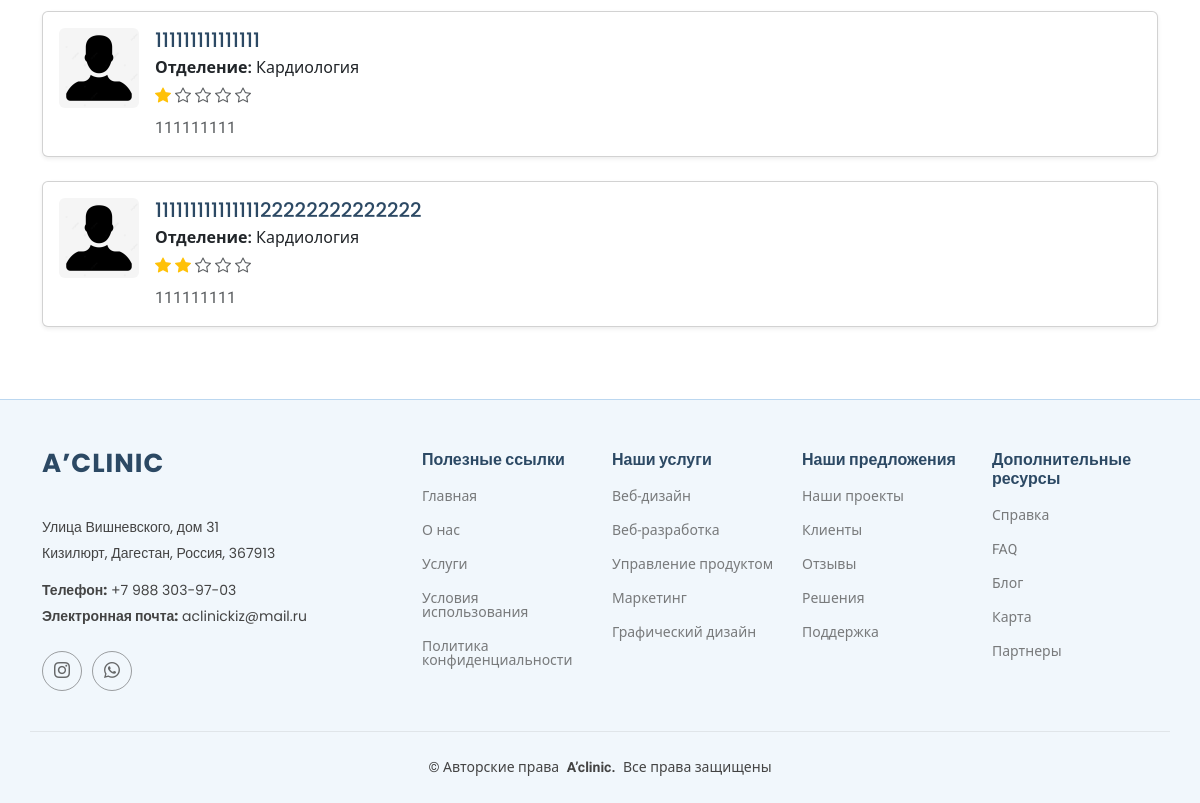
/testimonials/ (lower part), run on an earlier commit of the app's database.
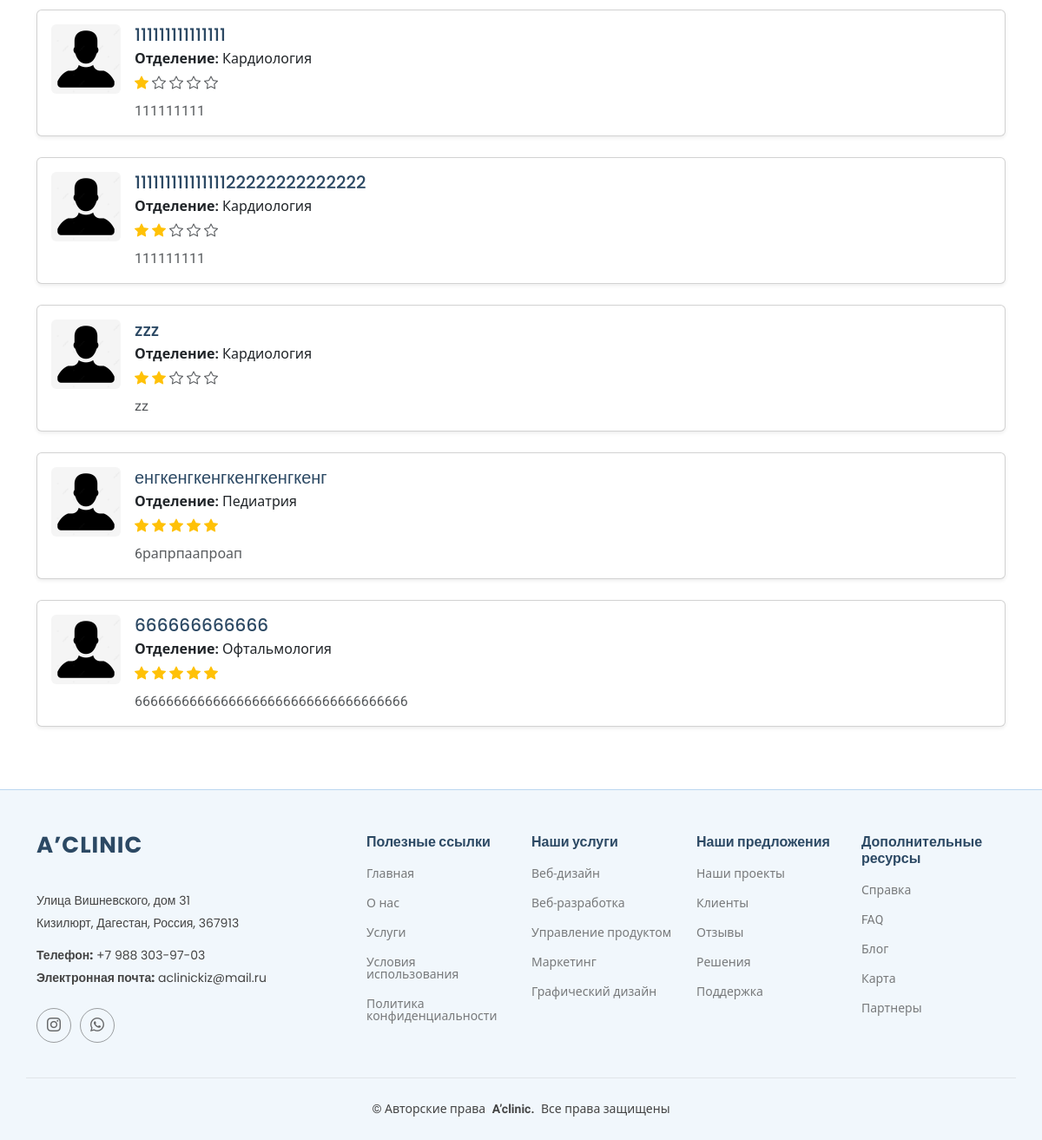
And on a later commit of the database.
### clinic/models.py (models this page shows, shortened)
class Testimonial(models.Model):
    name = models.CharField("Имя пациента", max_length=100)
    stars = models.PositiveSmallIntegerField("Оценка (звезды)", default=5)
    text = models.TextField("Текст отзыва")
    doctor = models.ForeignKey("Doctor", on_delete=models.SET_NULL, null=True, blank=True, verbose_name="Врач")
    department = models.ForeignKey("Departments", on_delete=models.SET_NULL, null=True, blank=True,
                                   verbose_name="Отделение")
    image = models.ImageField(verbose_name="Фото пациента", upload_to='testimonials/', blank=True, null=True)
    date = models.DateTimeField(verbose_name='Дата', auto_now_add=True, blank=True)
    class Meta:
        verbose_name = "Отзыв"
        verbose_name_plural = "Отзывы"

class Departments(models.Model):
    name = models.CharField(verbose_name='Название отделения')
    bio = models.CharField(verbose_name="Краткое описание")
    photo = models.ImageField(verbose_name="Фото", upload_to='departments/', blank=True, null=True)
    description = models.CharField(verbose_name="Описание")
    class Meta:
        verbose_name = 'Отдел'
        verbose_name_plural = 'Отделы'

### clinic/views.py (the view)
# urls.py: path('testimonials/', TestimonialsAllView.as_view(), name='testimonials_all'),
class TestimonialsAllView(TemplateView):
    template_name = "clinic/testimonials_list.html"
    def get_context_data(self, **kwargs):
        context = super().get_context_data(**kwargs)
        context["testimonials"] = Testimonial.objects.all()
        return context

### clinic/templates/clinic/testimonials_list.html (shortened to what this page needs)
{% extends "a_clinic/base.html" %}
{% load static %}
{% block content %}
<div class="container py-5">
    {% if testimonials %}
    {% for testimonial in testimonials %}
    <div class="card mb-4 shadow-sm">
        <div class="card-body d-flex">
            {% if testimonial.image %}
            <img src="{{ testimonial.image.url }}" class="rounded me-3" alt="Фото пациента"
                 style="width: 80px; height: 80px; object-fit: cover;">
            {% else %}
            <img src="{% static 'img/default_user.png' %}" class="rounded me-3" alt="Фото пациента"
                 style="width: 80px; height: 80px; object-fit: cover;">
            {% endif %}
            <div>
                <h5 class="mb-1">{{ testimonial.name }}</h5>
                {% if testimonial.department %}
                <p class="mb-1"><strong>Отделение:</strong> {{ testimonial.department.name }}</p>
                {% endif %}
                <div class="stars mb-2">
                    {% for i in "12345"|make_list %}
                    {% if forloop.counter <= testimonial.stars %}
                    <i class="bi bi-star-fill text-warning"></i>
                    {% else %}
                    <i class="bi bi-star text-muted"></i>
                    {% endif %}
                    {% endfor %}
                </div>
                <p class="text-muted mb-0">{{ testimonial.text }}</p>
            </div>
        </div>
    </div>
    {% endfor %}
    {% else %}
    <p>Отзывов пока нет.</p>
    {% endif %}
</div>
{% endblock %}

### a_clinic/templates/a_clinic/base.html (shortened to what this page needs)
{% load static %}
<!DOCTYPE html>
<html lang="en">
<head>
  <link href="{% static 'vendor/bootstrap/css/bootstrap.min.css' %}" rel="stylesheet">
  <link href="{% static 'vendor/bootstrap-icons/bootstrap-icons.css' %}" rel="stylesheet">
  <link href="{% static 'vendor/aos/aos.css' %}" rel="stylesheet">
  <link href="{% static 'vendor/fontawesome-free/css/all.min.css' %}" rel="stylesheet">
  <link href="{% static 'vendor/glightbox/css/glightbox.min.css' %}" rel="stylesheet">
  <link href="{% static 'vendor/swiper/swiper-bundle.min.css' %}" rel="stylesheet">
  <link href="{% static 'css/main.css' %}" rel="stylesheet">
</head>
<body class="{% block body_class %}index-page{% endblock %}">
  <main class="main">
    {% block content %}{% endblock %}
  </main>
  {% include 'clinic/footer.html' %}
</body>
</html>

### clinic/templates/clinic/header.html (shortened to what this page needs)
{% load static %}

### clinic/templates/clinic/footer.html (shortened to what this page needs)
<footer id="footer" class="footer light-background">
    <div class="container footer-top">
        <div class="row gy-4">
            <div class="col-lg-4 col-md-6 footer-about">
                <a href="index.html" class="logo d-flex align-items-center">
                    <span class="sitename">A’CLINIC</span>
                </a>
                <div class="footer-contact pt-3">
                    <p>Улица Вишневского, дом 31</p>
                    <p>Кизилюрт, Дагестан, Россия, 367913</p>
                    <p class="mt-3"><strong>Телефон:</strong> <span>+7 988 303-97-03</span></p>
                    <p><strong>Электронная почта:</strong> <span>aclinickiz@mail.ru</span></p>
                </div>
                <div class="social-links d-flex mt-4">
                    <a href="https://www.instagram.com/aclinic_kiz/"><i class="bi bi-instagram"></i></a>
                    <a href="https://wa.me/79883039703"><i class="bi bi-whatsapp"></i></a>
                </div>
            </div>
            <div class="col-lg-2 col-md-3 footer-links">
                <h4>Полезные ссылки</h4>
                <ul>
                    <li><a href="#">Главная</a></li>
                    <li><a href="#">О нас</a></li>
                    <li><a href="#">Услуги</a></li>
                    <li><a href="#">Условия использования</a></li>
                    <li><a href="#">Политика конфиденциальности</a></li>
                </ul>
            </div>
            <div class="col-lg-2 col-md-3 footer-links">
                <h4>Наши услуги</h4>
                <ul>
                    <li><a href="#">Веб-дизайн</a></li>
                    <li><a href="#">Веб-разработка</a></li>
                    <li><a href="#">Управление продуктом</a></li>
                    <li><a href="#">Маркетинг</a></li>
                    <li><a href="#">Графический дизайн</a></li>
                </ul>
            </div>
            <div class="col-lg-2 col-md-3 footer-links">
                <h4>Наши предложения</h4>
                <ul>
                    <li><a href="#">Наши проекты</a></li>
                    <li><a href="#">Клиенты</a></li>
                    <li><a href="#">Отзывы</a></li>
                    <li><a href="#">Решения</a></li>
                    <li><a href="#">Поддержка</a></li>
                </ul>
            </div>
            <div class="col-lg-2 col-md-3 footer-links">
                <h4>Дополнительные ресурсы</h4>
                <ul>
                    <li><a href="#">Справка</a></li>
                    <li><a href="#">FAQ</a></li>
                    <li><a href="#">Блог</a></li>
                    <li><a href="#">Карта</a></li>
                    <li><a href="#">Партнеры</a></li>
                </ul>
            </div>
        </div>
    </div>
    <div class="container copyright text-center mt-4">
        <p>© <span>Авторские права</span> <strong class="px-1 sitename">A’clinic.</strong>
            <span>Все права защищены</span>
        </p>
    </div>
</footer>

### clinic/static/css/main.css (style rules this page uses)
:root { --default-font: "Roboto", system-ui, -apple-system, "Segoe UI", Roboto, "Helvetica Neue", Arial, "Noto Sans", "Liberation Sans", sans-serif, "Apple Color Emoji", "Segoe UI Emoji", "Segoe UI Symbol", "Noto Color Emoji"; --heading-font: "Poppins", sans-serif; --nav-font: "Raleway", sans-serif; }
:root { --background-color: #ffffff; --default-color: #444444; --heading-color: #2c4964; --accent-color: #1977cc; --surface-color: #ffffff; --contrast-color: #ffffff; }
:root { --nav-color: #2c4964; --nav-hover-color: #1977cc; --nav-mobile-background-color: #ffffff; --nav-dropdown-background-color: #ffffff; --nav-dropdown-color: #2c4964; --nav-dropdown-hover-color: #1977cc; }
.light-background { --background-color: #f1f7fc; --surface-color: #ffffff; }
:root { scroll-behavior: smooth; }
body { color: var(--default-color); background-color: var(--background-color); font-family: var(--default-font); }
a { color: var(--accent-color); text-decoration: none; transition: 0.3s; }
h1, h2, h3, h4, h5, h6 { color: var(--heading-color); font-family: var(--heading-font); }
.footer { color: var(--default-color); background-color: var(--background-color); border-top: 1px solid color-mix(in srgb, var(--accent-color), transparent 75%); font-size: 14px; position: relative; }
.footer .footer-top { padding-top: 50px; }
.footer .footer-about .logo { line-height: 1; margin-bottom: 25px; }
.footer .footer-about .logo span { color: var(--heading-color); font-family: var(--heading-font); font-size: 26px; font-weight: 700; letter-spacing: 1px; }
.footer .footer-about p { font-size: 14px; font-family: var(--heading-font); }
.footer .social-links a { display: flex; align-items: center; justify-content: center; width: 40px; height: 40px; border-radius: 50%; border: 1px solid color-mix(in srgb, var(--default-color), transparent 50%); font-size: 16px; color: color-mix(in srgb, var(--default-color), transparent 20%); margin-right: 10px; transition: 0.3s; }
.footer h4 { font-size: 16px; font-weight: bold; position: relative; padding-bottom: 12px; }
.footer .footer-links { margin-bottom: 30px; }
.footer .footer-links ul { list-style: none; padding: 0; margin: 0; }
.footer .footer-links ul li { padding: 10px 0; display: flex; align-items: center; }
.footer .footer-links ul li:first-child { padding-top: 0; }
.footer .footer-links ul a { color: color-mix(in srgb, var(--default-color), transparent 30%); display: inline-block; line-height: 1; }
.footer .footer-contact p { margin-bottom: 5px; }
.footer .copyright { padding-top: 25px; padding-bottom: 25px; border-top: 1px solid color-mix(in srgb, var(--default-color), transparent 90%); }
.footer .copyright p { margin-bottom: 0; }

What changed in the data, as far as the page shows it:
added Testimonial: name "zzz", department.name "Кардиология", stars 2 (drawn), text "zz"
added Testimonial: name "енгкенгкенгкенгкенгкенг", department.name "Педиатрия", stars 6 (drawn), text "6рапрпаапроап"
added Testimonial: name "666666666666", department.name "Офтальмология", stars 5 (drawn), text "66666666666666666666666666666666666"
